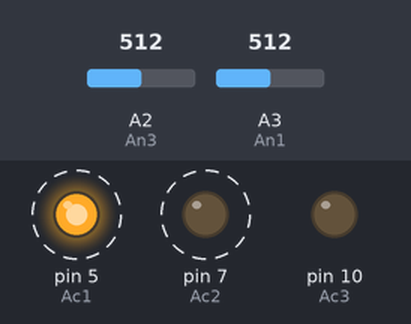
Recording of a sketch running on a simulated Arduino Uno, built with avr-gcc and run on an emulated ATmega328P. On the bench: output pins drawn as LEDs (lit = HIGH). Dashed ring = blinking. Inputs (shaded band) come from the test bench; at power-on: A2 (An3) = 512, A3 (An1) = 512. What the sketch prints to the serial monitor is not drawn.

Above: at 0.7 s.
Timing chart, 0 to 4.0 s (numbered marks = the images above):
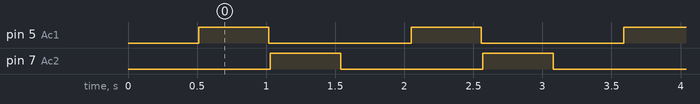

Measured:
- by itself, pin 5 (Ac1), pin 7 (Ac2): alternates HIGH for 0.51 s and LOW for 1.0 s
- by itself, everything shown: repeats every 1.5 s, in 4 steps

The sketch:

Sketch_1.ino
```cpp
/*
NUEVO CODIGO PARA LA LECTURA DE VOLTAJES.
*/
#include <Wire.h>
#include <LiquidCrystal_I2C.h>
LiquidCrystal_I2C lcd(0x3F, 2, 1, 0, 4, 5, 6, 7, 3, POSITIVE);


int contador=0;
const int An1=A3;//VOLTAJE DE PANELES
const int An3=A2;//VOLTAJE DE BATERIAS
const int An2=A2;//SENSOR DE CORRIENTE

const int Ac1=5;
const int Ac2=7;
const int Ac3=10;

bool LevelBateria=false;
bool LevelSolar=false;
bool LevelCorriente=false;

bool Bomba=false;

int Max_Solar=100;
int Min_Solar=30;
int Objt_Solar=70;

int Max_Bateria=50;
int Min_Bateria=20;
int Objt_Bateria=30;

int Max_Corriente=12;
int Min_Corriente=1;
int Objt_Corriente=4;

int Time=500;

bool Req_de_maximo(float value, int Obj){
    if (value >= Obj){
        return true;
    }
    return false;
}

float val1=0.0;
float val2=0.0;

void setup(){
    Serial.begin(9600);
    Serial.println("INICIANDO SOLARBOMB");

    pinMode(An1, INPUT);
    pinMode(An3, INPUT);
    pinMode(An2, INPUT);

    pinMode(Ac1, OUTPUT);
    pinMode(Ac2, OUTPUT);
    pinMode(Ac3, OUTPUT);

    digitalWrite(Ac1, LOW);
    digitalWrite(Ac2, LOW);
    digitalWrite(Ac3, LOW);

    delay(500);
    Serial.println("INICIANDO LECTURAS:...");
}
void loop(){
    contador=contador+1;
    Serial.print("LECTURA NUMERO:  ");Serial.println(contador);
    val1=Lect_Activada(An1,0.0760869565217391,Ac1);
    val2=Lect_Activada(An3,0.0760869565217391,Ac2);
    Serial.print("A1: ");
    Serial.println(val1);
    Serial.print("A3: ");
    Serial.println(val2);
    delay(500);
}

float Lect_Activada(int AL, float k, int act){
    delay(10);
    float Sumador=0.0;
    //Serial.print("LECTURA ACTIVADA DE LA ENTRADA: ");Serial.println(AL);
    digitalWrite(act,HIGH);
    for(int i =0;i<50;i++){
        delay(5);
        Sumador=Sumador+LecturaVoltajeII(AL,k);
        delay(5);
    }
    digitalWrite(act,LOW);
    return Sumador/50;
}
float LecturaVoltajeII(int AL, float K){
    return ((0.004887585532746820*analogRead(AL))/K)-2.9;
}

void DisplayLCD(char up[], char down[], int J)
{

  if (J == -1)
  {
    lcd.begin(16, 2);
    lcd.print(up);
    return;
  }
  if (J == -2)
  {
    lcd.setCursor(0, 1);
    lcd.print(down);
    return;
  }
  lcd.begin(16, 2);
  lcd.print(up);
  lcd.setCursor(0, 1);
  lcd.print(down);
}
```
